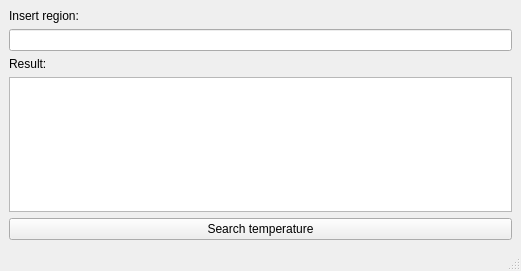
<?xml version="1.0" encoding="UTF-8"?>
<ui version="4.0">
 <class>MainWindow</class>
 <widget class="QMainWindow" name="MainWindow">
  <property name="geometry">
   <rect>
    <x>0</x>
    <y>0</y>
    <width>521</width>
    <height>271</height>
   </rect>
  </property>
  <property name="windowTitle">
   <string>Weather</string>
  </property>
  <widget class="QWidget" name="centralwidget">
   <layout class="QVBoxLayout" name="verticalLayout">
    <item>
     <widget class="QLabel" name="localityLabel">
      <property name="text">
       <string>Insert region:</string>
      </property>
     </widget>
    </item>
    <item>
     <widget class="QLineEdit" name="localityLineEdit"/>
    </item>
    <item>
     <widget class="QLabel" name="temperatureLabel">
      <property name="text">
       <string>Result:</string>
      </property>
     </widget>
    </item>
    <item>
     <widget class="QListWidget" name="resultListWidget"/>
    </item>
    <item>
     <widget class="QPushButton" name="searchTemperatureButton">
      <property name="text">
       <string>Search temperature</string>
      </property>
     </widget>
    </item>
   </layout>
  </widget>
  <widget class="QMenuBar" name="menubar">
   <property name="geometry">
    <rect>
     <x>0</x>
     <y>0</y>
     <width>521</width>
     <height>22</height>
    </rect>
   </property>
  </widget>
  <widget class="QStatusBar" name="statusbar"/>
 </widget>
 <resources/>
 <connections/>
</ui>
